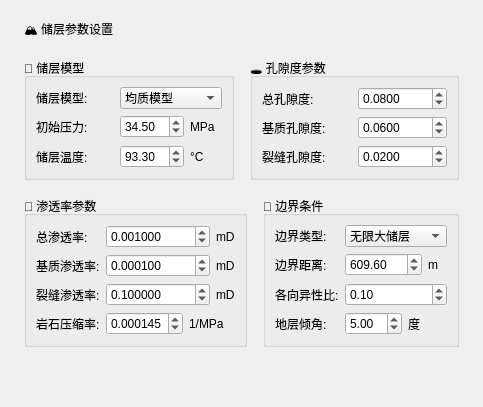
       <widget class="QWidget" name="pageReservoirParams">
        <layout class="QVBoxLayout" name="reservoirParamsLayout">
         <property name="spacing">
          <number>16</number>
         </property>
         <property name="leftMargin">
          <number>24</number>
         </property>
         <property name="topMargin">
          <number>20</number>
         </property>
         <property name="rightMargin">
          <number>24</number>
         </property>
         <property name="bottomMargin">
          <number>20</number>
         </property>
         <item>
          <widget class="QLabel" name="reservoirHeader">
           <property name="text">
            <string>🏔️ 储层参数设置</string>
           </property>
           <property name="labelClass" stdset="0">
            <string>sectionHeader</string>
           </property>
          </widget>
         </item>
         <item>
          <layout class="QHBoxLayout" name="reservoirTopLayout">
           <item>
            <widget class="QGroupBox" name="reservoirModelGroup">
             <property name="title">
              <string>🧩 储层模型</string>
             </property>
             <layout class="QGridLayout" name="reservoirModelLayout">
              <item row="0" column="0">
               <widget class="QLabel" name="reservoirModelLabel">
                <property name="text">
                 <string>储层模型:</string>
                </property>
               </widget>
              </item>
              <item row="0" column="1">
               <widget class="QComboBox" name="reservoirModelCombo">
                <item>
                 <property name="text">
                  <string>均质模型</string>
                 </property>
                </item>
                <item>
                 <property name="text">
                  <string>双重介质模型</string>
                 </property>
                </item>
                <item>
                 <property name="text">
                  <string>分形介质模型</string>
                 </property>
                </item>
                <item>
                 <property name="text">
                  <string>压裂井模型</string>
                 </property>
                </item>
               </widget>
              </item>
              <item row="1" column="0">
               <widget class="QLabel" name="reservoirPressureLabel">
                <property name="text">
                 <string>初始压力:</string>
                </property>
               </widget>
              </item>
              <item row="1" column="1">
               <layout class="QHBoxLayout" name="reservoirPressureLayout">
                <item>
                 <widget class="QDoubleSpinBox" name="reservoirPressureSpin">
                  <property name="maximum">
                   <double>200.000000000000000</double>
                  </property>
                  <property name="value">
                   <double>34.500000000000000</double>
                  </property>
                 </widget>
                </item>
                <item>
                 <widget class="QLabel" name="reservoirPressureUnitLabel">
                  <property name="text">
                   <string>MPa</string>
                  </property>
                  <property name="labelClass" stdset="0">
                   <string>unitLabel</string>
                  </property>
                 </widget>
                </item>
               </layout>
              </item>
              <item row="2" column="0">
               <widget class="QLabel" name="reservoirTempLabel">
                <property name="text">
                 <string>储层温度:</string>
                </property>
               </widget>
              </item>
              <item row="2" column="1">
               <layout class="QHBoxLayout" name="reservoirTempLayout">
                <item>
                 <widget class="QDoubleSpinBox" name="reservoirTempSpin">
                  <property name="maximum">
                   <double>300.000000000000000</double>
                  </property>
                  <property name="value">
                   <double>93.299999999999997</double>
                  </property>
                 </widget>
                </item>
                <item>
                 <widget class="QLabel" name="reservoirTempUnitLabel">
                  <property name="text">
                   <string>°C</string>
                  </property>
                  <property name="labelClass" stdset="0">
                   <string>unitLabel</string>
                  </property>
                 </widget>
                </item>
               </layout>
              </item>
             </layout>
            </widget>
           </item>
           <item>
            <widget class="QGroupBox" name="porosityGroup">
             <property name="title">
              <string>🕳️ 孔隙度参数</string>
             </property>
             <layout class="QGridLayout" name="porosityLayout">
              <item row="0" column="0">
               <widget class="QLabel" name="porosityLabel">
                <property name="text">
                 <string>总孔隙度:</string>
                </property>
               </widget>
              </item>
              <item row="0" column="1">
               <widget class="QDoubleSpinBox" name="porositySpin">
                <property name="decimals">
                 <number>4</number>
                </property>
                <property name="maximum">
                 <double>0.500000000000000</double>
                </property>
                <property name="singleStep">
                 <double>0.010000000000000</double>
                </property>
                <property name="value">
                 <double>0.080000000000000</double>
                </property>
               </widget>
              </item>
              <item row="1" column="0">
               <widget class="QLabel" name="matrixPorosityLabel">
                <property name="text">
                 <string>基质孔隙度:</string>
                </property>
               </widget>
              </item>
              <item row="1" column="1">
               <widget class="QDoubleSpinBox" name="matrixPorositySpin">
                <property name="decimals">
                 <number>4</number>
                </property>
                <property name="maximum">
                 <double>0.500000000000000</double>
                </property>
                <property name="singleStep">
                 <double>0.010000000000000</double>
                </property>
                <property name="value">
                 <double>0.060000000000000</double>
                </property>
               </widget>
              </item>
              <item row="2" column="0">
               <widget class="QLabel" name="fracturePorosityLabel">
                <property name="text">
                 <string>裂缝孔隙度:</string>
                </property>
               </widget>
              </item>
              <item row="2" column="1">
               <widget class="QDoubleSpinBox" name="fracturePorositySpin">
                <property name="decimals">
                 <number>4</number>
                </property>
                <property name="maximum">
                 <double>0.500000000000000</double>
                </property>
                <property name="singleStep">
                 <double>0.010000000000000</double>
                </property>
                <property name="value">
                 <double>0.020000000000000</double>
                </property>
               </widget>
              </item>
             </layout>
            </widget>
           </item>
          </layout>
         </item>
         <item>
          <layout class="QHBoxLayout" name="permeabilityLayout">
           <item>
            <widget class="QGroupBox" name="permeabilityGroup">
             <property name="title">
              <string>🌊 渗透率参数</string>
             </property>
             <layout class="QGridLayout" name="permeabilityGridLayout">
              <item row="0" column="0">
               <widget class="QLabel" name="permeabilityLabel">
                <property name="text">
                 <string>总渗透率:</string>
                </property>
               </widget>
              </item>
              <item row="0" column="1">
               <layout class="QHBoxLayout" name="permeabilityHLayout">
                <item>
                 <widget class="QDoubleSpinBox" name="permeabilitySpin">
                  <property name="decimals">
                   <number>6</number>
                  </property>
                  <property name="maximum">
                   <double>10000.000000000000000</double>
                  </property>
                  <property name="value">
                   <double>0.001000000000000</double>
                  </property>
                 </widget>
                </item>
                <item>
                 <widget class="QLabel" name="permeabilityUnitLabel">
                  <property name="text">
                   <string>mD</string>
                  </property>
                  <property name="labelClass" stdset="0">
                   <string>unitLabel</string>
                  </property>
                 </widget>
                </item>
               </layout>
              </item>
              <item row="1" column="0">
               <widget class="QLabel" name="matrixPermeabilityLabel">
                <property name="text">
                 <string>基质渗透率:</string>
                </property>
               </widget>
              </item>
              <item row="1" column="1">
               <layout class="QHBoxLayout" name="matrixPermeabilityLayout">
                <item>
                 <widget class="QDoubleSpinBox" name="matrixPermeabilitySpin">
                  <property name="decimals">
                   <number>6</number>
                  </property>
                  <property name="maximum">
                   <double>10000.000000000000000</double>
                  </property>
                  <property name="value">
                   <double>0.000100000000000</double>
                  </property>
                 </widget>
                </item>
                <item>
                 <widget class="QLabel" name="matrixPermeabilityUnitLabel">
                  <property name="text">
                   <string>mD</string>
                  </property>
                  <property name="labelClass" stdset="0">
                   <string>unitLabel</string>
                  </property>
                 </widget>
                </item>
               </layout>
              </item>
              <item row="2" column="0">
               <widget class="QLabel" name="fracturePermeabilityLabel">
                <property name="text">
                 <string>裂缝渗透率:</string>
                </property>
               </widget>
              </item>
              <item row="2" column="1">
               <layout class="QHBoxLayout" name="fracturePermeabilityLayout">
                <item>
                 <widget class="QDoubleSpinBox" name="fracturePermeabilitySpin">
                  <property name="decimals">
                   <number>6</number>
                  </property>
                  <property name="maximum">
                   <double>10000.000000000000000</double>
                  </property>
                  <property name="value">
                   <double>0.100000000000000</double>
                  </property>
                 </widget>
                </item>
                <item>
                 <widget class="QLabel" name="fracturePermeabilityUnitLabel">
                  <property name="text">
                   <string>mD</string>
                  </property>
                  <property name="labelClass" stdset="0">
                   <string>unitLabel</string>
                  </property>
                 </widget>
                </item>
               </layout>
              </item>
              <item row="3" column="0">
               <widget class="QLabel" name="compressibilityLabel">
                <property name="text">
                 <string>岩石压缩率:</string>
                </property>
               </widget>
              </item>
              <item row="3" column="1">
               <layout class="QHBoxLayout" name="compressibilityLayout">
                <item>
                 <widget class="QDoubleSpinBox" name="compressibilitySpin">
                  <property name="decimals">
                   <number>6</number>
                  </property>
                  <property name="maximum">
                   <double>1.000000000000000</double>
                  </property>
                  <property name="singleStep">
                   <double>0.000001000000000</double>
                  </property>
                  <property name="value">
                   <double>0.000145000000000</double>
                  </property>
                 </widget>
                </item>
                <item>
                 <widget class="QLabel" name="compressibilityUnitLabel">
                  <property name="text">
                   <string>1/MPa</string>
                  </property>
                  <property name="labelClass" stdset="0">
                   <string>unitLabel</string>
                  </property>
                 </widget>
                </item>
               </layout>
              </item>
             </layout>
            </widget>
           </item>
           <item>
            <widget class="QGroupBox" name="boundaryGroup">
             <property name="title">
              <string>🚧 边界条件</string>
             </property>
             <layout class="QGridLayout" name="boundaryLayout">
              <item row="0" column="0">
               <widget class="QLabel" name="boundaryTypeLabel">
                <property name="text">
                 <string>边界类型:</string>
                </property>
               </widget>
              </item>
              <item row="0" column="1">
               <widget class="QComboBox" name="boundaryTypeCombo">
                <item>
                 <property name="text">
                  <string>无限大储层</string>
                 </property>
                </item>
                <item>
                 <property name="text">
                  <string>恒定压力边界</string>
                 </property>
                </item>
                <item>
                 <property name="text">
                  <string>封闭边界</string>
                 </property>
                </item>
                <item>
                 <property name="text">
                  <string>混合边界</string>
                 </property>
                </item>
                <item>
                 <property name="text">
                  <string>断层边界</string>
                 </property>
                </item>
               </widget>
              </item>
              <item row="1" column="0">
               <widget class="QLabel" name="distanceToBoundaryLabel">
                <property name="text">
                 <string>边界距离:</string>
                </property>
               </widget>
              </item>
              <item row="1" column="1">
               <layout class="QHBoxLayout" name="distanceToBoundaryLayout">
                <item>
                 <widget class="QDoubleSpinBox" name="distanceToBoundarySpin">
                  <property name="maximum">
                   <double>20000.000000000000000</double>
                  </property>
                  <property name="value">
                   <double>609.600000000000023</double>
                  </property>
                 </widget>
                </item>
                <item>
                 <widget class="QLabel" name="distanceToBoundaryUnitLabel">
                  <property name="text">
                   <string>m</string>
                  </property>
                  <property name="labelClass" stdset="0">
                   <string>unitLabel</string>
                  </property>
                 </widget>
                </item>
               </layout>
              </item>
              <item row="2" column="0">
               <widget class="QLabel" name="anisotropyLabel">
                <property name="text">
                 <string>各向异性比:</string>
                </property>
               </widget>
              </item>
              <item row="2" column="1">
               <widget class="QDoubleSpinBox" name="anisotropySpin">
                <property name="decimals">
                 <number>2</number>
                </property>
                <property name="minimum">
                 <double>0.010000000000000</double>
                </property>
                <property name="maximum">
                 <double>100.000000000000000</double>
                </property>
                <property name="singleStep">
                 <double>0.100000000000000</double>
                </property>
                <property name="value">
                 <double>0.100000000000000</double>
                </property>
               </widget>
              </item>
              <item row="3" column="0">
               <widget class="QLabel" name="formationDipLabel">
                <property name="text">
                 <string>地层倾角:</string>
                </property>
               </widget>
              </item>
              <item row="3" column="1">
               <layout class="QHBoxLayout" name="formationDipLayout">
                <item>
                 <widget class="QDoubleSpinBox" name="formationDipSpin">
                  <property name="maximum">
                   <double>90.000000000000000</double>
                  </property>
                  <property name="value">
                   <double>5.000000000000000</double>
                  </property>
                 </widget>
                </item>
                <item>
                 <widget class="QLabel" name="formationDipUnitLabel">
                  <property name="text">
                   <string>度</string>
                  </property>
                  <property name="labelClass" stdset="0">
                   <string>unitLabel</string>
                  </property>
                 </widget>
                </item>
               </layout>
              </item>
             </layout>
            </widget>
           </item>
          </layout>
         </item>
         <item>
          <spacer name="reservoirParamsSpacer">
           <property name="orientation">
            <enum>Qt::Orientation::Vertical</enum>
           </property>
           <property name="sizeHint" stdset="0">
            <size>
             <width>20</width>
             <height>40</height>
            </size>
           </property>
          </spacer>
         </item>
        </layout>
       </widget>
